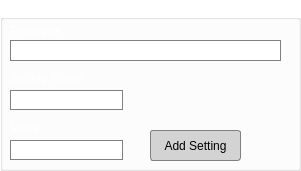
     <widget class="QGroupBox" name="groupBoxAddLiveTuningEntry">
      <property name="geometry">
       <rect>
        <x>750</x>
        <y>0</y>
        <width>301</width>
        <height>171</height>
       </rect>
      </property>
      <property name="palette">
       <palette>
        <active>
         <colorrole role="WindowText">
          <brush brushstyle="SolidPattern">
           <color alpha="255">
            <red>255</red>
            <green>255</green>
            <blue>255</blue>
           </color>
          </brush>
         </colorrole>
         <colorrole role="Button">
          <brush brushstyle="SolidPattern">
           <color alpha="0">
            <red>0</red>
            <green>0</green>
            <blue>0</blue>
           </color>
          </brush>
         </colorrole>
         <colorrole role="Light">
          <brush brushstyle="SolidPattern">
           <color alpha="255">
            <red>0</red>
            <green>0</green>
            <blue>0</blue>
           </color>
          </brush>
         </colorrole>
         <colorrole role="Midlight">
          <brush brushstyle="SolidPattern">
           <color alpha="255">
            <red>0</red>
            <green>0</green>
            <blue>0</blue>
           </color>
          </brush>
         </colorrole>
         <colorrole role="Dark">
          <brush brushstyle="SolidPattern">
           <color alpha="255">
            <red>0</red>
            <green>0</green>
            <blue>0</blue>
           </color>
          </brush>
         </colorrole>
         <colorrole role="Mid">
          <brush brushstyle="SolidPattern">
           <color alpha="255">
            <red>0</red>
            <green>0</green>
            <blue>0</blue>
           </color>
          </brush>
         </colorrole>
         <colorrole role="Text">
          <brush brushstyle="SolidPattern">
           <color alpha="255">
            <red>255</red>
            <green>255</green>
            <blue>255</blue>
           </color>
          </brush>
         </colorrole>
         <colorrole role="BrightText">
          <brush brushstyle="SolidPattern">
           <color alpha="255">
            <red>255</red>
            <green>255</green>
            <blue>255</blue>
           </color>
          </brush>
         </colorrole>
         <colorrole role="ButtonText">
          <brush brushstyle="SolidPattern">
           <color alpha="255">
            <red>255</red>
            <green>255</green>
            <blue>255</blue>
           </color>
          </brush>
         </colorrole>
         <colorrole role="Base">
          <brush brushstyle="SolidPattern">
           <color alpha="0">
            <red>0</red>
            <green>0</green>
            <blue>0</blue>
           </color>
          </brush>
         </colorrole>
         <colorrole role="Window">
          <brush brushstyle="SolidPattern">
           <color alpha="0">
            <red>0</red>
            <green>0</green>
            <blue>0</blue>
           </color>
          </brush>
         </colorrole>
         <colorrole role="Shadow">
          <brush brushstyle="SolidPattern">
           <color alpha="255">
            <red>0</red>
            <green>0</green>
            <blue>0</blue>
           </color>
          </brush>
         </colorrole>
         <colorrole role="AlternateBase">
          <brush brushstyle="SolidPattern">
           <color alpha="255">
            <red>0</red>
            <green>0</green>
            <blue>0</blue>
           </color>
          </brush>
         </colorrole>
         <colorrole role="ToolTipBase">
          <brush brushstyle="SolidPattern">
           <color alpha="255">
            <red>255</red>
            <green>255</green>
            <blue>220</blue>
           </color>
          </brush>
         </colorrole>
         <colorrole role="ToolTipText">
          <brush brushstyle="SolidPattern">
           <color alpha="255">
            <red>0</red>
            <green>0</green>
            <blue>0</blue>
           </color>
          </brush>
         </colorrole>
         <colorrole role="PlaceholderText">
          <brush brushstyle="SolidPattern">
           <color alpha="127">
            <red>255</red>
            <green>255</green>
            <blue>255</blue>
           </color>
          </brush>
         </colorrole>
         <colorrole role="Accent">
          <brush brushstyle="SolidPattern">
           <color alpha="255">
            <red>0</red>
            <green>0</green>
            <blue>0</blue>
           </color>
          </brush>
         </colorrole>
        </active>
        <inactive>
         <colorrole role="WindowText">
          <brush brushstyle="SolidPattern">
           <color alpha="255">
            <red>255</red>
            <green>255</green>
            <blue>255</blue>
           </color>
          </brush>
         </colorrole>
         <colorrole role="Button">
          <brush brushstyle="SolidPattern">
           <color alpha="0">
            <red>0</red>
            <green>0</green>
            <blue>0</blue>
           </color>
          </brush>
         </colorrole>
         <colorrole role="Light">
          <brush brushstyle="SolidPattern">
           <color alpha="255">
            <red>0</red>
            <green>0</green>
            <blue>0</blue>
           </color>
          </brush>
         </colorrole>
         <colorrole role="Midlight">
          <brush brushstyle="SolidPattern">
           <color alpha="255">
            <red>0</red>
            <green>0</green>
            <blue>0</blue>
           </color>
          </brush>
         </colorrole>
         <colorrole role="Dark">
          <brush brushstyle="SolidPattern">
           <color alpha="255">
            <red>0</red>
            <green>0</green>
            <blue>0</blue>
           </color>
          </brush>
         </colorrole>
         <colorrole role="Mid">
          <brush brushstyle="SolidPattern">
           <color alpha="255">
            <red>0</red>
            <green>0</green>
            <blue>0</blue>
           </color>
          </brush>
         </colorrole>
         <colorrole role="Text">
          <brush brushstyle="SolidPattern">
           <color alpha="255">
            <red>255</red>
            <green>255</green>
            <blue>255</blue>
           </color>
          </brush>
         </colorrole>
         <colorrole role="BrightText">
          <brush brushstyle="SolidPattern">
           <color alpha="255">
            <red>255</red>
            <green>255</green>
            <blue>255</blue>
           </color>
          </brush>
         </colorrole>
         <colorrole role="ButtonText">
          <brush brushstyle="SolidPattern">
           <color alpha="255">
            <red>255</red>
            <green>255</green>
            <blue>255</blue>
           </color>
          </brush>
         </colorrole>
         <colorrole role="Base">
          <brush brushstyle="SolidPattern">
           <color alpha="0">
            <red>0</red>
            <green>0</green>
            <blue>0</blue>
           </color>
          </brush>
         </colorrole>
         <colorrole role="Window">
          <brush brushstyle="SolidPattern">
           <color alpha="0">
            <red>0</red>
            <green>0</green>
            <blue>0</blue>
           </color>
          </brush>
         </colorrole>
         <colorrole role="Shadow">
          <brush brushstyle="SolidPattern">
           <color alpha="255">
            <red>0</red>
            <green>0</green>
            <blue>0</blue>
           </color>
          </brush>
         </colorrole>
         <colorrole role="AlternateBase">
          <brush brushstyle="SolidPattern">
           <color alpha="255">
            <red>0</red>
            <green>0</green>
            <blue>0</blue>
           </color>
          </brush>
         </colorrole>
         <colorrole role="ToolTipBase">
          <brush brushstyle="SolidPattern">
           <color alpha="255">
            <red>255</red>
            <green>255</green>
            <blue>220</blue>
           </color>
          </brush>
         </colorrole>
         <colorrole role="ToolTipText">
          <brush brushstyle="SolidPattern">
           <color alpha="255">
            <red>0</red>
            <green>0</green>
            <blue>0</blue>
           </color>
          </brush>
         </colorrole>
         <colorrole role="PlaceholderText">
          <brush brushstyle="SolidPattern">
           <color alpha="127">
            <red>255</red>
            <green>255</green>
            <blue>255</blue>
           </color>
          </brush>
         </colorrole>
         <colorrole role="Accent">
          <brush brushstyle="SolidPattern">
           <color alpha="255">
            <red>0</red>
            <green>0</green>
            <blue>0</blue>
           </color>
          </brush>
         </colorrole>
        </inactive>
        <disabled>
         <colorrole role="WindowText">
          <brush brushstyle="SolidPattern">
           <color alpha="255">
            <red>0</red>
            <green>0</green>
            <blue>0</blue>
           </color>
          </brush>
         </colorrole>
         <colorrole role="Button">
          <brush brushstyle="SolidPattern">
           <color alpha="0">
            <red>0</red>
            <green>0</green>
            <blue>0</blue>
           </color>
          </brush>
         </colorrole>
         <colorrole role="Light">
          <brush brushstyle="SolidPattern">
           <color alpha="255">
            <red>0</red>
            <green>0</green>
            <blue>0</blue>
           </color>
          </brush>
         </colorrole>
         <colorrole role="Midlight">
          <brush brushstyle="SolidPattern">
           <color alpha="255">
            <red>0</red>
            <green>0</green>
            <blue>0</blue>
           </color>
          </brush>
         </colorrole>
         <colorrole role="Dark">
          <brush brushstyle="SolidPattern">
           <color alpha="255">
            <red>0</red>
            <green>0</green>
            <blue>0</blue>
           </color>
          </brush>
         </colorrole>
         <colorrole role="Mid">
          <brush brushstyle="SolidPattern">
           <color alpha="255">
            <red>0</red>
            <green>0</green>
            <blue>0</blue>
           </color>
          </brush>
         </colorrole>
         <colorrole role="Text">
          <brush brushstyle="SolidPattern">
           <color alpha="255">
            <red>0</red>
            <green>0</green>
            <blue>0</blue>
           </color>
          </brush>
         </colorrole>
         <colorrole role="BrightText">
          <brush brushstyle="SolidPattern">
           <color alpha="255">
            <red>255</red>
            <green>255</green>
            <blue>255</blue>
           </color>
          </brush>
         </colorrole>
         <colorrole role="ButtonText">
          <brush brushstyle="SolidPattern">
           <color alpha="255">
            <red>0</red>
            <green>0</green>
            <blue>0</blue>
           </color>
          </brush>
         </colorrole>
         <colorrole role="Base">
          <brush brushstyle="SolidPattern">
           <color alpha="0">
            <red>0</red>
            <green>0</green>
            <blue>0</blue>
           </color>
          </brush>
         </colorrole>
         <colorrole role="Window">
          <brush brushstyle="SolidPattern">
           <color alpha="0">
            <red>0</red>
            <green>0</green>
            <blue>0</blue>
           </color>
          </brush>
         </colorrole>
         <colorrole role="Shadow">
          <brush brushstyle="SolidPattern">
           <color alpha="255">
            <red>0</red>
            <green>0</green>
            <blue>0</blue>
           </color>
          </brush>
         </colorrole>
         <colorrole role="AlternateBase">
          <brush brushstyle="SolidPattern">
           <color alpha="255">
            <red>0</red>
            <green>0</green>
            <blue>0</blue>
           </color>
          </brush>
         </colorrole>
         <colorrole role="ToolTipBase">
          <brush brushstyle="SolidPattern">
           <color alpha="255">
            <red>255</red>
            <green>255</green>
            <blue>220</blue>
           </color>
          </brush>
         </colorrole>
         <colorrole role="ToolTipText">
          <brush brushstyle="SolidPattern">
           <color alpha="255">
            <red>0</red>
            <green>0</green>
            <blue>0</blue>
           </color>
          </brush>
         </colorrole>
         <colorrole role="PlaceholderText">
          <brush brushstyle="SolidPattern">
           <color alpha="127">
            <red>0</red>
            <green>0</green>
            <blue>0</blue>
           </color>
          </brush>
         </colorrole>
         <colorrole role="Accent">
          <brush brushstyle="SolidPattern">
           <color alpha="255">
            <red>0</red>
            <green>0</green>
            <blue>0</blue>
           </color>
          </brush>
         </colorrole>
        </disabled>
       </palette>
      </property>
      <property name="styleSheet">
       <string notr="true">background: transparent;
color: white;</string>
      </property>
      <property name="title">
       <string>Add Live Tuning Entry</string>
      </property>
      <widget class="QLineEdit" name="lineEditAddLTsettingName">
       <property name="geometry">
        <rect>
         <x>10</x>
         <y>90</y>
         <width>113</width>
         <height>20</height>
        </rect>
       </property>
       <property name="styleSheet">
        <string notr="true">background: white;
color:black;
border: 1px solid gray;</string>
       </property>
      </widget>
      <widget class="QLabel" name="labelAddLTSettingName">
       <property name="geometry">
        <rect>
         <x>10</x>
         <y>70</y>
         <width>151</width>
         <height>16</height>
        </rect>
       </property>
       <property name="text">
        <string>Setting Name</string>
       </property>
      </widget>
      <widget class="QLabel" name="labelAddLTsettingValue">
       <property name="geometry">
        <rect>
         <x>10</x>
         <y>120</y>
         <width>141</width>
         <height>16</height>
        </rect>
       </property>
       <property name="text">
        <string>Value</string>
       </property>
      </widget>
      <widget class="QLineEdit" name="lineEditAddLTsettingValue">
       <property name="geometry">
        <rect>
         <x>10</x>
         <y>140</y>
         <width>113</width>
         <height>20</height>
        </rect>
       </property>
       <property name="styleSheet">
        <string notr="true">background: white;
color:black;
border: 1px solid gray;</string>
       </property>
      </widget>
      <widget class="QPushButton" name="pushButtonAddLTsetting">
       <property name="geometry">
        <rect>
         <x>150</x>
         <y>130</y>
         <width>91</width>
         <height>31</height>
        </rect>
       </property>
       <property name="palette">
        <palette>
         <active>
          <colorrole role="WindowText">
           <brush brushstyle="SolidPattern">
            <color alpha="255">
             <red>0</red>
             <green>0</green>
             <blue>0</blue>
            </color>
           </brush>
          </colorrole>
          <colorrole role="Button">
           <brush brushstyle="SolidPattern">
            <color alpha="255">
             <red>211</red>
             <green>211</green>
             <blue>211</blue>
            </color>
           </brush>
          </colorrole>
          <colorrole role="Text">
           <brush brushstyle="SolidPattern">
            <color alpha="255">
             <red>0</red>
             <green>0</green>
             <blue>0</blue>
            </color>
           </brush>
          </colorrole>
          <colorrole role="ButtonText">
           <brush brushstyle="SolidPattern">
            <color alpha="255">
             <red>0</red>
             <green>0</green>
             <blue>0</blue>
            </color>
           </brush>
          </colorrole>
          <colorrole role="Base">
           <brush brushstyle="SolidPattern">
            <color alpha="255">
             <red>211</red>
             <green>211</green>
             <blue>211</blue>
            </color>
           </brush>
          </colorrole>
          <colorrole role="Window">
           <brush brushstyle="SolidPattern">
            <color alpha="255">
             <red>211</red>
             <green>211</green>
             <blue>211</blue>
            </color>
           </brush>
          </colorrole>
          <colorrole role="PlaceholderText">
           <brush brushstyle="SolidPattern">
            <color alpha="128">
             <red>0</red>
             <green>0</green>
             <blue>0</blue>
            </color>
           </brush>
          </colorrole>
         </active>
         <inactive>
          <colorrole role="WindowText">
           <brush brushstyle="SolidPattern">
            <color alpha="255">
             <red>0</red>
             <green>0</green>
             <blue>0</blue>
            </color>
           </brush>
          </colorrole>
          <colorrole role="Button">
           <brush brushstyle="SolidPattern">
            <color alpha="255">
             <red>211</red>
             <green>211</green>
             <blue>211</blue>
            </color>
           </brush>
          </colorrole>
          <colorrole role="Text">
           <brush brushstyle="SolidPattern">
            <color alpha="255">
             <red>0</red>
             <green>0</green>
             <blue>0</blue>
            </color>
           </brush>
          </colorrole>
          <colorrole role="ButtonText">
           <brush brushstyle="SolidPattern">
            <color alpha="255">
             <red>0</red>
             <green>0</green>
             <blue>0</blue>
            </color>
           </brush>
          </colorrole>
          <colorrole role="Base">
           <brush brushstyle="SolidPattern">
            <color alpha="255">
             <red>211</red>
             <green>211</green>
             <blue>211</blue>
            </color>
           </brush>
          </colorrole>
          <colorrole role="Window">
           <brush brushstyle="SolidPattern">
            <color alpha="255">
             <red>211</red>
             <green>211</green>
             <blue>211</blue>
            </color>
           </brush>
          </colorrole>
          <colorrole role="PlaceholderText">
           <brush brushstyle="SolidPattern">
            <color alpha="128">
             <red>0</red>
             <green>0</green>
             <blue>0</blue>
            </color>
           </brush>
          </colorrole>
         </inactive>
         <disabled>
          <colorrole role="WindowText">
           <brush brushstyle="SolidPattern">
            <color alpha="255">
             <red>0</red>
             <green>0</green>
             <blue>0</blue>
            </color>
           </brush>
          </colorrole>
          <colorrole role="Button">
           <brush brushstyle="SolidPattern">
            <color alpha="255">
             <red>211</red>
             <green>211</green>
             <blue>211</blue>
            </color>
           </brush>
          </colorrole>
          <colorrole role="Text">
           <brush brushstyle="SolidPattern">
            <color alpha="255">
             <red>0</red>
             <green>0</green>
             <blue>0</blue>
            </color>
           </brush>
          </colorrole>
          <colorrole role="ButtonText">
           <brush brushstyle="SolidPattern">
            <color alpha="255">
             <red>0</red>
             <green>0</green>
             <blue>0</blue>
            </color>
           </brush>
          </colorrole>
          <colorrole role="Base">
           <brush brushstyle="SolidPattern">
            <color alpha="255">
             <red>211</red>
             <green>211</green>
             <blue>211</blue>
            </color>
           </brush>
          </colorrole>
          <colorrole role="Window">
           <brush brushstyle="SolidPattern">
            <color alpha="255">
             <red>211</red>
             <green>211</green>
             <blue>211</blue>
            </color>
           </brush>
          </colorrole>
          <colorrole role="PlaceholderText">
           <brush brushstyle="SolidPattern">
            <color alpha="128">
             <red>0</red>
             <green>0</green>
             <blue>0</blue>
            </color>
           </brush>
          </colorrole>
         </disabled>
        </palette>
       </property>
       <property name="styleSheet">
        <string notr="true"> background-color: lightgray;
 color: black;
 border: 1px solid gray;
 padding: 5px 10px;
 border-radius: 3px;</string>
       </property>
       <property name="text">
        <string>Add Setting</string>
       </property>
      </widget>
      <widget class="QLabel" name="labelAddLTSettingProto">
       <property name="geometry">
        <rect>
         <x>10</x>
         <y>20</y>
         <width>271</width>
         <height>21</height>
        </rect>
       </property>
       <property name="text">
        <string>Prototype</string>
       </property>
      </widget>
      <widget class="QLineEdit" name="lineEditAddLTSettingProto">
       <property name="geometry">
        <rect>
         <x>10</x>
         <y>40</y>
         <width>271</width>
         <height>21</height>
        </rect>
       </property>
       <property name="styleSheet">
        <string notr="true">background: white;
color:black;
border: 1px solid gray;</string>
       </property>
      </widget>
     </widget>
